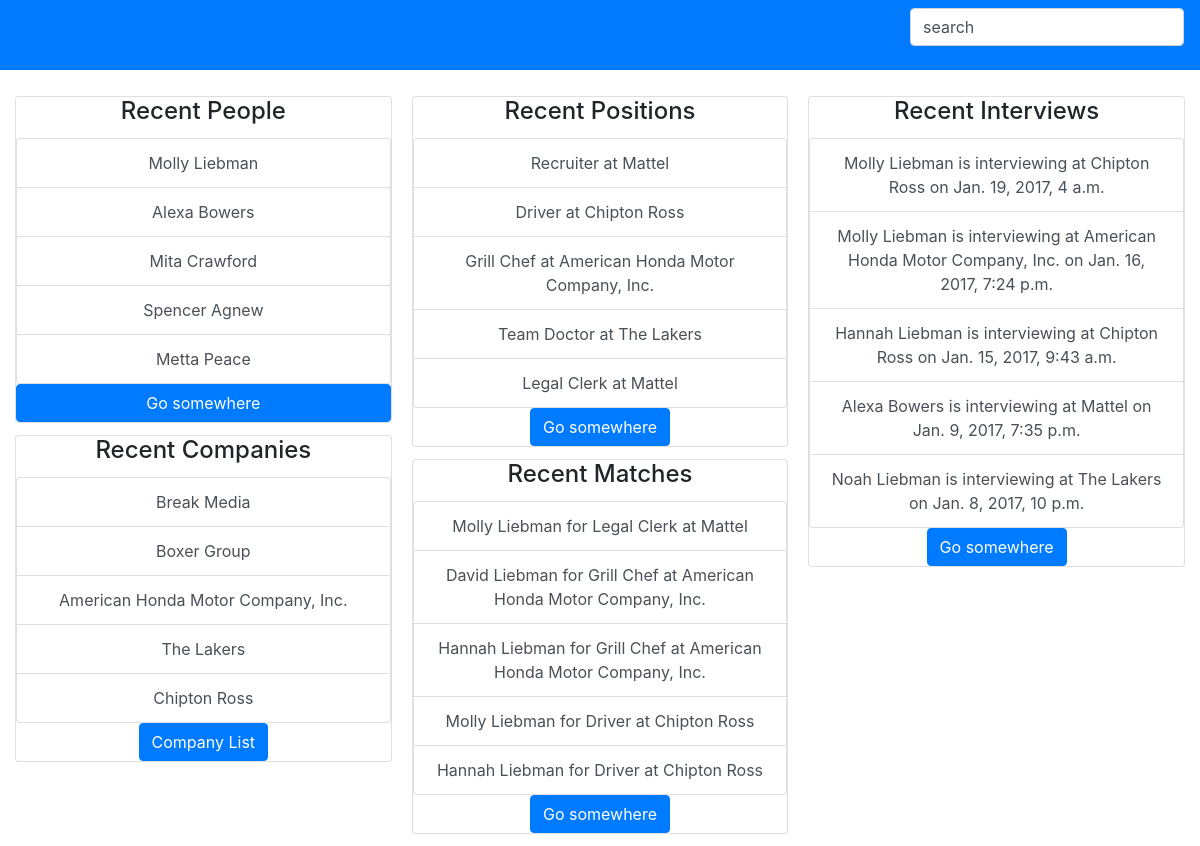
Page /matcher/ on the committed database.
### matcher/models.py (models this page shows, shortened)
class Person(models.Model):
    created = models.DateTimeField(auto_now_add=True, editable=False)
    last_updated = models.DateTimeField(auto_now=True, editable=False)
    salary = models.PositiveIntegerField(default=0)
    phone = models.CharField(max_length=20)
    email = models.EmailField()
    prefix = models.CharField(max_length=12, blank=True, choices=PREFIX_CHOICES)
    first_name = models.CharField(max_length=30)
    last_name = models.CharField(max_length=30)
    middle_name = models.CharField(max_length=30,blank=True)
    suffix = models.CharField(max_length=30,blank=True)
    nickname = models.CharField(max_length=30,blank=True)
    title = models.CharField(max_length=100)#JOB TITLE SO WE SHOULD ADD A PREFIX LIKE MR MS DR ETC
    title_code = models.CharField(max_length=4, choices=TITLE_CODE_CHOICES)
    linkedin_profile = models.URLField(blank=True)
    current_employer = models.ForeignKey('Company', on_delete=models.CASCADE)
    class Meta:
    	verbose_name_plural = "people"
    def get_absolute_url(self):
    	return reverse('matcher:persondetail', args=(self.pk,))
    def __str__(self):
    	personname = str(self.first_name+" "+self.last_name)#change this to a conditional that takes care of all name fields
    	return personname

class Company(models.Model):
    company_name = models.CharField(max_length=100)
    created = models.DateTimeField(auto_now_add=True, editable=False)
    last_updated = models.DateTimeField(auto_now=True, editable=False)
    main_number = models.CharField(max_length=20)
    address = models.TextField(max_length=100)
    zip_code = models.IntegerField(default=0)
    description = models.TextField(max_length=1000)
    industry = models.CharField(max_length=100)
    size = models.CharField(max_length=30)
    website = models.URLField()
    linkedin_profile = models.URLField()
    def __str__(self):
        coname = str(self.company_name)
        return coname
    def get_absolute_url(self):
    	return reverse('matcher:companydetail', args=(self.pk,))
    class Meta:
    	verbose_name_plural = "companies"

class Position(models.Model):
    job_title = models.CharField(max_length=255)
    created = models.DateTimeField(auto_now_add=True, editable=False)
    last_updated = models.DateTimeField(auto_now=True, editable=False)
    position_id = models.CharField(max_length=255)#this should autoincrement looking at the max in the field and +=1
    title_code = models.CharField(max_length=30, choices=TITLE_CODE_CHOICES)
    city = models.CharField(max_length=50)#refactor this to position_city
    position_zip = models.IntegerField(default=0)
    salary_lower = models.DecimalField(default=0.00, max_digits=12, decimal_places=2)
    salary_upper = models.DecimalField(default=0.00, max_digits=12, decimal_places=2)
    job_description = models.TextField(max_length=10000)
    ext_description = models.TextField(max_length=10000, blank=True)
    telephone_count = models.IntegerField(default=0)#telephone should be a type of interview, shouldnt it?
    in_person_count = models.IntegerField(default=0)#changing this to total interviews
    presentation_count = models.IntegerField(default=0)#isnt this just the total Matches?
    resume_count = models.IntegerField(default=0)#establlish which measures client submittal and which is just a match
    offer_made_count = models.IntegerField(default=0)
    notes = models.TextField(max_length=1000)
    benefits = models.TextField(max_length=100)
    social_linkedin = models.URLField(blank=True)
    fee = models.IntegerField(default=0)
    company = models.ForeignKey('Company', on_delete=models.CASCADE)
    contact_name = ChainedForeignKey(
        "Person",
        chained_field="company",#The chained_field indicates the field on the same model that should be chained to.
        chained_model_field="current_employer",#The chained_model_field indicates the field of the chained model that corresponds to the model linked to by the chained_field
        )
    def __str__(self):
    	full_name = str(self.job_title)
    	return full_name
    def get_absolute_url(self):
    	return reverse('matcher:positiondetail', args=(self.pk,))

class Match(models.Model):
    created = models.DateTimeField(auto_now_add=True, editable=False)
    last_updated = models.DateTimeField(auto_now=True, editable=False)
    stage_in_process = models.CharField(max_length=4, choices=STAGE_CHOICES)
    notes = models.CharField(max_length=255)
    is_active = models.BooleanField(default=True)
    candidate = models.ForeignKey('Person')
    position = models.ForeignKey('Position')
    class Meta:
        ordering = ('-created',)
    def get_absolute_url(self):
        return reverse('matcher:matchdetail', args=(self.pk,))
    class Meta:
    	verbose_name_plural = "matches"

class Interview(models.Model):
    created = models.DateTimeField(auto_now_add=True, editable=False)
    last_updated = models.DateTimeField(auto_now=True, editable=False)
    scheduled_time = models.DateTimeField(blank=True)
    candidate_feedback = models.TextField(max_length=255, blank=True)
    client_feedback = models.TextField(max_length=255, blank=True)
    interview_type = models.CharField(max_length=3, choices=INTERVIEW_TYPE_CHOICES)
    match = models.ForeignKey('Match')
    interview_with = ChainedManyToManyField(
        'Person',
        chained_field="match",
        chained_model_field="company",
        )
    class Meta:
        ordering = ('-scheduled_time',)
    def get_absolute_url(self):
        return reverse('matcher:interviewdetail', args=(self.pk,))

### matcher/views.py (the view)
def index(request):
    latest_person_list = Person.objects.order_by('-last_updated')[:5]
    latest_company_list = Company.objects.order_by('-last_updated')[:5]
    latest_position_list = Position.objects.order_by('-last_updated')[:5]
    latest_match_list = Match.objects.order_by('-last_updated')[:5]
    latest_interview_list = Interview.objects.order_by('-scheduled_time')[:5]
    context = {
    	'latest_person_list': latest_person_list,
    	'latest_company_list': latest_company_list,
    	'latest_position_list': latest_position_list,
    	'latest_match_list': latest_match_list,
    	'latest_interview_list': latest_interview_list,
    }
    return render(request, 'matcher/index.html', context)

### matcher/templates/matcher/index.html (shortened to what this page needs)
{% extends 'matcher/base.html' %}
{% block body %}
    <div class="container-fluid bg-faded"><br>
        <div class="card-columns">
            <div class="">
                <div class="card text-center">
                    <div class="card-block">
                        {% if latest_person_list %}
                        <h4 class="card-title text-center">Recent People
                        </h4>
                            {% for person in latest_person_list %}
                            <ul class="list-group text-center">
                                    <a href="{{person.get_absolute_url}}" class="list-group-item list-group-item-action">  {{ person.first_name}} {{person.last_name }}
                                    </a>
                            {% endfor %}
                            </ul>
                        {% else %}
                            <p>I don't see no peeps in the database.</p>
                        {% endif %}
                        <a href="#" class="btn btn-primary">Go somewhere</a>
                    </div>
                </div>
            </div>
            <div class=>
                <div class="card text-center">
                    <div class="card-block">
                        {% if latest_company_list %}
                        <h4 class="card-title text-center">Recent Companies
                        </h4>
                            <ul class="list-group">
                            {% for company in latest_company_list %}
                                    <a href="{{company.get_absolute_url}}" class="list-group-item list-group-item-action">  {{ company.company_name}}
                                    </a>
                            {% endfor %}
                            </ul>
                        {% else %}
                            <p>I don't see no companies in the database.</p>
                        {% endif %}
                        <a href="/matcher/companies" class="btn btn-primary">Company List</a>
                    </div>
                </div>
            </div>
            <div class=>
                <div class="card text-center">
                    <div class="card-block">
                        {% if latest_position_list %}
                        <h4 class="card-title text-center">
                        Recent Positions
                        </h4>
                            <ul class="list-group">
                            {% for position in latest_position_list %}
                                    <a href="{{position.get_absolute_url}}" class="list-group-item  list-group-item-action"> {{ position.job_title}} at {{ position.company.company_name }}
                                    </a>
                            {% endfor %}
                            </ul>
                        {% else %}
                            <p>I don't see no jobs in the database.</p>
                        {% endif %}
                        <a href="#" class="btn btn-primary">Go somewhere</a>
                    </div>
                </div>
            </div>
            <div class=>
                 <div class="card text-center">
                    <div class="card-block">
                        {% if latest_match_list %}
                        <h4 class="card-title text-center">
                        Recent Matches
                        </h4>
                            <ul class="list-group">
                            {% for match in latest_match_list %}
                                    <a href="{{match.get_absolute_url}}" class="list-group-item  list-group-item-action">  {{ match.candidate}} for {{ match.position }} at {{ match.position.company }}
                                    </a>
                            {% endfor %}
                            </ul>
                        {% else %}
                            <p>I don't see no matches in the database.</p>
                        {% endif %}
                        <a href="#" class="btn btn-primary">Go somewhere</a>
                    </div>
                </div>
            </div>
            <div class=>
                 <div class="card text-center">
                    <div class="card-block">
                    {% if latest_interview_list %}
                        <h4 class="card-title text-center">
                        Recent Interviews
                        </h4>
                            <ul class="list-group text-center">
                            {% for interview in latest_interview_list %}
                                    <a href="{{interview.get_absolute_url}}" class="card-text list-group-item  list-group-item-action">
                                        {{ interview.match.candidate }} is interviewing at {{ interview.match.position.company }} on {{ interview.scheduled_time }}
                                    </a>
                            {% endfor %}
                            </ul>
                        {% else %}
                            <p>I don't see no interviews in the database.</p>
                        {% endif %}
                        <a href="#" class="btn btn-primary">Go somewhere</a>
                    </div>
                </div>
            </div>
    </div>
{% endblock %}

### matcher/templates/matcher/base.html (shortened to what this page needs)
<!DOCTYPE html>
<html lang="en">
  <head>
{% load staticfiles %}
    <link rel="stylesheet" href="https://maxcdn.bootstrapcdn.com/bootstrap/4.0.0-alpha.6/css/bootstrap.min.css">
    <link rel="stylesheet" type="text/css" href="{% static 'Matcher/style.css' %}" />
    </head>
       <body>
      <row>
        <nav class="navbar navbar-toggleable-md navbar-inverse bg-primary navbar-fixed-top fixed-top">
          <button class="navbar-toggler navbar-toggler-right" type="button" data-toggle="collapse" data-target="#navbarSupportedContent" aria-controls="navbarSupportedContent" aria-expanded="false" aria-label="Toggle navigation">
            <span class="navbar-toggler-icon"></span>
          </button>
          <a class="navbar-brand" href="/matcher/">L'Matcher</a>
            <form class="navbar-form navbar-left" role="search" method="get" action="#">
              <div class="form-group">
                <input type="text" class="form-control" name="query" value="search">
              </div>
            </form>
        </nav>
        <br>
      </row>
      <br>
{% block body %}
{% endblock %}
  </body>
</html>

### matcher/static/matcher/style.css (style rules this page uses)
.navbar { border-radius: 5; }
.navbar-brand { font-family: cursive; }

### rows in the picture
Person: first_name "Molly", last_name "Liebman"
Person: first_name "Alexa", last_name "Bowers"
Person: first_name "Mita", last_name "Crawford"
Person: first_name "Spencer", last_name "Agnew"
Person: first_name "Metta", last_name "Peace"
Company: company_name "Break Media"
Company: company_name "Boxer Group"
Company: company_name "American Honda Motor Company, Inc."
Company: company_name "The Lakers"
Company: company_name "Chipton Ross"
Position: job_title "Recruiter", company.company_name "Mattel"
Position: job_title "Driver", company.company_name "Chipton Ross"
Position: job_title "Grill Chef", company.company_name "American Honda Motor Company, Inc."
Position: job_title "Team Doctor", company.company_name "The Lakers"
Position: job_title "Legal Clerk", company.company_name "Mattel"
Match: candidate "Molly Liebman", position "Legal Clerk", position.company "Mattel"
Match: candidate "David Liebman", position "Grill Chef", position.company "American Honda Motor Company, Inc."
Match: candidate "Hannah Liebman", position "Grill Chef", position.company "American Honda Motor Company, Inc."
Match: candidate "Molly Liebman", position "Driver", position.company "Chipton Ross"
Match: candidate "Hannah Liebman", position "Driver", position.company "Chipton Ross"
Interview: match.candidate "Molly Liebman", match.position.company "Chipton Ross", scheduled_time "Jan. 19, 2017, 4 a.m."
Interview: match.candidate "Molly Liebman", match.position.company "American Honda Motor Company, Inc.", scheduled_time "Jan. 16, 2017, 7:24 p.m."
Interview: match.candidate "Hannah Liebman", match.position.company "Chipton Ross", scheduled_time "Jan. 15, 2017, 9:43 a.m."
Interview: match.candidate "Alexa Bowers", match.position.company "Mattel", scheduled_time "Jan. 9, 2017, 7:35 p.m."
Interview: match.candidate "Noah Liebman", match.position.company "The Lakers", scheduled_time "Jan. 8, 2017, 10 p.m."
